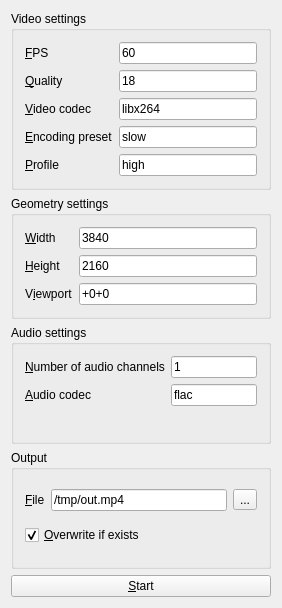
<?xml version="1.0" encoding="UTF-8"?>
<ui version="4.0">
 <class>MainWindow</class>
 <widget class="QMainWindow" name="MainWindow">
  <property name="geometry">
   <rect>
    <x>0</x>
    <y>0</y>
    <width>282</width>
    <height>608</height>
   </rect>
  </property>
  <property name="windowTitle">
   <string>Screencaster</string>
  </property>
  <widget class="QWidget" name="centralWidget">
   <layout class="QVBoxLayout" name="verticalLayout">
    <item>
     <widget class="QGroupBox" name="gbVideoSettings">
      <property name="title">
       <string>Video settings</string>
      </property>
      <layout class="QFormLayout" name="formLayout_2">
       <item row="0" column="0">
        <widget class="QLabel" name="label_3">
         <property name="text">
          <string>&amp;FPS</string>
         </property>
         <property name="buddy">
          <cstring>leFPS</cstring>
         </property>
        </widget>
       </item>
       <item row="0" column="1">
        <widget class="QLineEdit" name="leFPS">
         <property name="text">
          <string>60</string>
         </property>
         <property name="alignment">
          <set>Qt::AlignLeading|Qt::AlignLeft|Qt::AlignVCenter</set>
         </property>
        </widget>
       </item>
       <item row="1" column="0">
        <widget class="QLabel" name="label_6">
         <property name="text">
          <string>&amp;Quality</string>
         </property>
         <property name="buddy">
          <cstring>leQuality</cstring>
         </property>
        </widget>
       </item>
       <item row="1" column="1">
        <widget class="QLineEdit" name="leQuality">
         <property name="text">
          <string>18</string>
         </property>
         <property name="alignment">
          <set>Qt::AlignLeading|Qt::AlignLeft|Qt::AlignVCenter</set>
         </property>
        </widget>
       </item>
       <item row="2" column="0">
        <widget class="QLabel" name="label_4">
         <property name="text">
          <string>&amp;Video codec</string>
         </property>
         <property name="buddy">
          <cstring>leVideoCodec</cstring>
         </property>
        </widget>
       </item>
       <item row="2" column="1">
        <widget class="QLineEdit" name="leVideoCodec">
         <property name="text">
          <string>libx264</string>
         </property>
         <property name="alignment">
          <set>Qt::AlignLeading|Qt::AlignLeft|Qt::AlignVCenter</set>
         </property>
        </widget>
       </item>
       <item row="3" column="0">
        <widget class="QLabel" name="label_5">
         <property name="text">
          <string>&amp;Encoding preset</string>
         </property>
         <property name="buddy">
          <cstring>lePreset</cstring>
         </property>
        </widget>
       </item>
       <item row="3" column="1">
        <widget class="QLineEdit" name="lePreset">
         <property name="text">
          <string>slow</string>
         </property>
         <property name="alignment">
          <set>Qt::AlignLeading|Qt::AlignLeft|Qt::AlignVCenter</set>
         </property>
        </widget>
       </item>
       <item row="4" column="0">
        <widget class="QLabel" name="label_7">
         <property name="text">
          <string>&amp;Profile</string>
         </property>
         <property name="buddy">
          <cstring>leProfile</cstring>
         </property>
        </widget>
       </item>
       <item row="4" column="1">
        <widget class="QLineEdit" name="leProfile">
         <property name="text">
          <string>high</string>
         </property>
         <property name="alignment">
          <set>Qt::AlignLeading|Qt::AlignLeft|Qt::AlignVCenter</set>
         </property>
        </widget>
       </item>
      </layout>
     </widget>
    </item>
    <item>
     <widget class="QGroupBox" name="gbGeometry">
      <property name="title">
       <string>Geometry settings</string>
      </property>
      <layout class="QFormLayout" name="formLayout_3">
       <item row="0" column="0">
        <widget class="QLabel" name="label_8">
         <property name="text">
          <string>&amp;Width</string>
         </property>
         <property name="buddy">
          <cstring>leWidth</cstring>
         </property>
        </widget>
       </item>
       <item row="0" column="1">
        <widget class="QLineEdit" name="leWidth">
         <property name="text">
          <string>3840</string>
         </property>
         <property name="alignment">
          <set>Qt::AlignLeading|Qt::AlignLeft|Qt::AlignVCenter</set>
         </property>
        </widget>
       </item>
       <item row="1" column="0">
        <widget class="QLabel" name="label_9">
         <property name="text">
          <string>&amp;Height</string>
         </property>
         <property name="buddy">
          <cstring>leHeight</cstring>
         </property>
        </widget>
       </item>
       <item row="1" column="1">
        <widget class="QLineEdit" name="leHeight">
         <property name="text">
          <string>2160</string>
         </property>
         <property name="alignment">
          <set>Qt::AlignLeading|Qt::AlignLeft|Qt::AlignVCenter</set>
         </property>
        </widget>
       </item>
       <item row="2" column="0">
        <widget class="QLabel" name="label_10">
         <property name="text">
          <string>V&amp;iewport</string>
         </property>
         <property name="buddy">
          <cstring>leViewport</cstring>
         </property>
        </widget>
       </item>
       <item row="2" column="1">
        <widget class="QLineEdit" name="leViewport">
         <property name="text">
          <string>+0+0</string>
         </property>
         <property name="alignment">
          <set>Qt::AlignLeading|Qt::AlignLeft|Qt::AlignVCenter</set>
         </property>
        </widget>
       </item>
      </layout>
     </widget>
    </item>
    <item>
     <widget class="QGroupBox" name="gbAudioSettings">
      <property name="title">
       <string>Audio settings</string>
      </property>
      <layout class="QFormLayout" name="formLayout">
       <item row="0" column="0">
        <widget class="QLabel" name="label">
         <property name="text">
          <string>&amp;Number of audio channels</string>
         </property>
         <property name="buddy">
          <cstring>leACNumber</cstring>
         </property>
        </widget>
       </item>
       <item row="0" column="1">
        <widget class="QLineEdit" name="leACNumber">
         <property name="text">
          <string>1</string>
         </property>
         <property name="alignment">
          <set>Qt::AlignLeading|Qt::AlignLeft|Qt::AlignVCenter</set>
         </property>
        </widget>
       </item>
       <item row="1" column="0">
        <widget class="QLabel" name="label_2">
         <property name="text">
          <string>&amp;Audio codec</string>
         </property>
         <property name="buddy">
          <cstring>leAudioCodec</cstring>
         </property>
        </widget>
       </item>
       <item row="1" column="1">
        <widget class="QLineEdit" name="leAudioCodec">
         <property name="text">
          <string>flac</string>
         </property>
         <property name="alignment">
          <set>Qt::AlignLeading|Qt::AlignLeft|Qt::AlignVCenter</set>
         </property>
        </widget>
       </item>
      </layout>
     </widget>
    </item>
    <item>
     <widget class="QGroupBox" name="gbOutput">
      <property name="title">
       <string>Output</string>
      </property>
      <layout class="QVBoxLayout" name="verticalLayout_2">
       <item>
        <layout class="QHBoxLayout" name="horizontalLayout">
         <item>
          <widget class="QLabel" name="label_11">
           <property name="text">
            <string>&amp;File</string>
           </property>
           <property name="buddy">
            <cstring>leOutput</cstring>
           </property>
          </widget>
         </item>
         <item>
          <widget class="QLineEdit" name="leOutput">
           <property name="text">
            <string>/tmp/out.mp4</string>
           </property>
           <property name="alignment">
            <set>Qt::AlignLeading|Qt::AlignLeft|Qt::AlignVCenter</set>
           </property>
          </widget>
         </item>
         <item>
          <widget class="QToolButton" name="tbChooseOutput">
           <property name="text">
            <string>...</string>
           </property>
          </widget>
         </item>
        </layout>
       </item>
       <item>
        <widget class="QCheckBox" name="cbOverwriteOutputFile">
         <property name="text">
          <string>&amp;Overwrite if exists</string>
         </property>
         <property name="checked">
          <bool>true</bool>
         </property>
        </widget>
       </item>
      </layout>
     </widget>
    </item>
    <item>
     <widget class="QPushButton" name="btnStartStop">
      <property name="text">
       <string>&amp;Start</string>
      </property>
      <property name="autoDefault">
       <bool>true</bool>
      </property>
     </widget>
    </item>
   </layout>
  </widget>
 </widget>
 <layoutdefault spacing="6" margin="11"/>
 <resources/>
 <connections/>
</ui>
